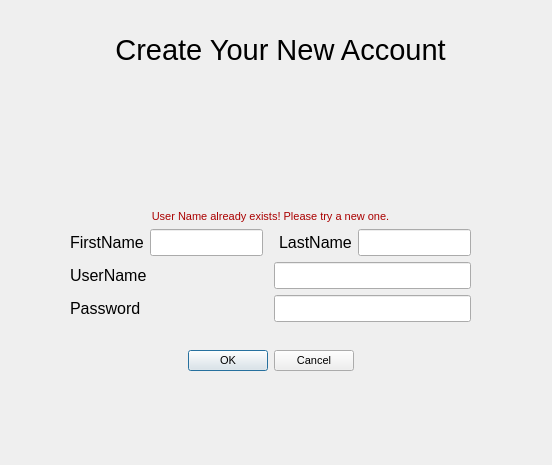
<?xml version="1.0" encoding="UTF-8"?>
<ui version="4.0">
 <class>CreateAccount</class>
 <widget class="QDialog" name="CreateAccount">
  <property name="geometry">
   <rect>
    <x>0</x>
    <y>0</y>
    <width>552</width>
    <height>465</height>
   </rect>
  </property>
  <property name="minimumSize">
   <size>
    <width>552</width>
    <height>465</height>
   </size>
  </property>
  <property name="maximumSize">
   <size>
    <width>552</width>
    <height>465</height>
   </size>
  </property>
  <property name="font">
   <font>
    <pointsize>12</pointsize>
   </font>
  </property>
  <property name="windowTitle">
   <string>Create New Account</string>
  </property>
  <widget class="QWidget" name="verticalLayoutWidget">
   <property name="geometry">
    <rect>
     <x>70</x>
     <y>210</y>
     <width>401</width>
     <height>161</height>
    </rect>
   </property>
   <layout class="QVBoxLayout" name="verticalLayout_4">
    <item>
     <widget class="QLabel" name="usernameError">
      <property name="font">
       <font>
        <pointsize>8</pointsize>
       </font>
      </property>
      <property name="text">
       <string>&lt;html&gt;&lt;head/&gt;&lt;body&gt;&lt;p align=&quot;center&quot;&gt;&lt;span style=&quot; color:#aa0000;&quot;&gt;User Name already exists! Please try a new one.&lt;/span&gt;&lt;/p&gt;&lt;/body&gt;&lt;/html&gt;</string>
      </property>
     </widget>
    </item>
    <item>
     <layout class="QHBoxLayout" name="horizontalLayout_3">
      <item>
       <layout class="QHBoxLayout" name="horizontalLayout_7">
        <item>
         <widget class="QLabel" name="labelFN">
          <property name="text">
           <string>FirstName</string>
          </property>
         </widget>
        </item>
        <item>
         <widget class="QLineEdit" name="enterFN">
          <property name="sizePolicy">
           <sizepolicy hsizetype="Preferred" vsizetype="Fixed">
            <horstretch>0</horstretch>
            <verstretch>0</verstretch>
           </sizepolicy>
          </property>
         </widget>
        </item>
       </layout>
      </item>
      <item>
       <spacer name="horizontalSpacer">
        <property name="orientation">
         <enum>Qt::Horizontal</enum>
        </property>
        <property name="sizeHint" stdset="0">
         <size>
          <width>40</width>
          <height>20</height>
         </size>
        </property>
       </spacer>
      </item>
      <item>
       <layout class="QHBoxLayout" name="horizontalLayout_8">
        <item>
         <widget class="QLabel" name="labelLN">
          <property name="text">
           <string>LastName</string>
          </property>
         </widget>
        </item>
        <item>
         <widget class="QLineEdit" name="enteredLN">
          <property name="sizePolicy">
           <sizepolicy hsizetype="Preferred" vsizetype="Fixed">
            <horstretch>0</horstretch>
            <verstretch>0</verstretch>
           </sizepolicy>
          </property>
         </widget>
        </item>
       </layout>
      </item>
     </layout>
    </item>
    <item>
     <layout class="QHBoxLayout" name="horizontalLayout_4">
      <item>
       <widget class="QLabel" name="labelUsername">
        <property name="text">
         <string>UserName</string>
        </property>
       </widget>
      </item>
      <item>
       <widget class="QLineEdit" name="enteredUsername">
        <property name="sizePolicy">
         <sizepolicy hsizetype="Preferred" vsizetype="Fixed">
          <horstretch>0</horstretch>
          <verstretch>0</verstretch>
         </sizepolicy>
        </property>
       </widget>
      </item>
     </layout>
    </item>
    <item>
     <layout class="QHBoxLayout" name="horizontalLayout_5">
      <item>
       <widget class="QLabel" name="labelPW">
        <property name="text">
         <string>Password</string>
        </property>
       </widget>
      </item>
      <item>
       <widget class="QLineEdit" name="enteredPW">
        <property name="sizePolicy">
         <sizepolicy hsizetype="Preferred" vsizetype="Fixed">
          <horstretch>0</horstretch>
          <verstretch>0</verstretch>
         </sizepolicy>
        </property>
        <property name="echoMode">
         <enum>QLineEdit::Password</enum>
        </property>
       </widget>
      </item>
     </layout>
    </item>
    <item>
     <layout class="QHBoxLayout" name="horizontalLayout_6"/>
    </item>
    <item>
     <spacer name="verticalSpacer">
      <property name="orientation">
       <enum>Qt::Vertical</enum>
      </property>
      <property name="sizeHint" stdset="0">
       <size>
        <width>20</width>
        <height>40</height>
       </size>
      </property>
     </spacer>
    </item>
    <item>
     <layout class="QHBoxLayout" name="horizontalLayout_2">
      <item>
       <spacer name="horizontalSpacer_2">
        <property name="orientation">
         <enum>Qt::Horizontal</enum>
        </property>
        <property name="sizeHint" stdset="0">
         <size>
          <width>40</width>
          <height>20</height>
         </size>
        </property>
       </spacer>
      </item>
      <item alignment="Qt::AlignRight">
       <widget class="QPushButton" name="okButton">
        <property name="sizePolicy">
         <sizepolicy hsizetype="Fixed" vsizetype="Fixed">
          <horstretch>0</horstretch>
          <verstretch>0</verstretch>
         </sizepolicy>
        </property>
        <property name="font">
         <font>
          <pointsize>8</pointsize>
         </font>
        </property>
        <property name="text">
         <string>OK</string>
        </property>
       </widget>
      </item>
      <item>
       <widget class="QPushButton" name="cancelButton">
        <property name="sizePolicy">
         <sizepolicy hsizetype="Fixed" vsizetype="Fixed">
          <horstretch>0</horstretch>
          <verstretch>0</verstretch>
         </sizepolicy>
        </property>
        <property name="font">
         <font>
          <pointsize>8</pointsize>
         </font>
        </property>
        <property name="text">
         <string>Cancel</string>
        </property>
       </widget>
      </item>
      <item>
       <spacer name="horizontalSpacer_3">
        <property name="orientation">
         <enum>Qt::Horizontal</enum>
        </property>
        <property name="sizeHint" stdset="0">
         <size>
          <width>40</width>
          <height>20</height>
         </size>
        </property>
       </spacer>
      </item>
     </layout>
    </item>
   </layout>
  </widget>
  <widget class="QLabel" name="label">
   <property name="geometry">
    <rect>
     <x>110</x>
     <y>20</y>
     <width>341</width>
     <height>61</height>
    </rect>
   </property>
   <property name="text">
    <string>&lt;html&gt;&lt;head/&gt;&lt;body&gt;&lt;p align=&quot;center&quot;&gt;&lt;span style=&quot; font-size:22pt;&quot;&gt;Create Your New Account&lt;/span&gt;&lt;/p&gt;&lt;/body&gt;&lt;/html&gt;</string>
   </property>
  </widget>
 </widget>
 <resources/>
 <connections/>
</ui>
